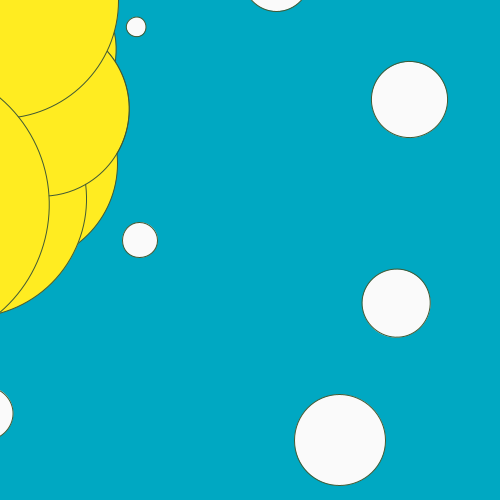
Frame 1 (no input)
Frame 60 (the mouse pressed at the canvas centre just before this capture): identical to frame 1, image omitted
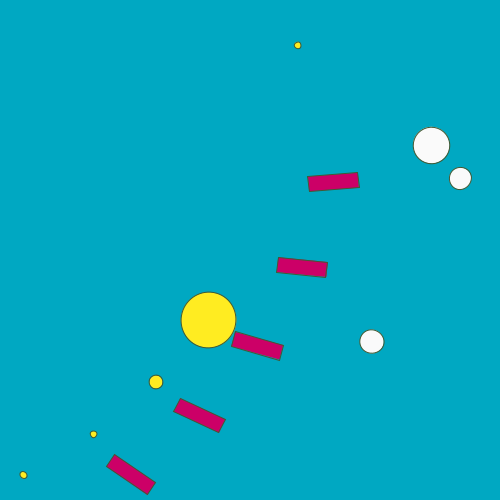
Frame 120 (the mouse held since frame 60 and released just before this capture)

The Processing sketch that drew these frames (run headless with seeded random() and noise(); from frame 60 on, the mouse is pressed at the canvas centre):

// Processing sketch: processing_2890
// ── processing_2890.pde

float center, sp;
 
 
void setup(){ 
  center = 40;
  sp = 100; 
  size(500, 500); 
  smooth(); 
  stroke(65,89,51);
ellipseMode(CENTER);
  } 
 
 
void draw(){ 
  background(0,168,194);
  for(float y = center; y <= height-center; y += sp){ 
    for(float x = center; x <= width-center; x += sp){ 
       
      //float b; 
      //b = dist(mouseX, mouseY, x, y); 
      //float valor3; 
      //valor3 = map(b, 10, 3*width, 30, 0);  
      fill(204,0,103);
      translate(CENTER/2.5, height/2.5); 
      rotate(PI/3.0); 
      rect(mouseX, mouseY, 50, 15); 
      translate(width/6, height/6); 
      rotate(PI/2); 
      float a; 
      a = 200 - sqrt((mouseX - x)*(mouseX - x) + (mouseY - y)*(mouseY - y)); 
      fill(0,169,220);
          /*                                   quad(mouseX, mouseY, 50, 15, 80, 60, 70,60);*/
      fill(255,236,33);
      translate(CENTER/4, height/4); 
      rotate(mouseX); 
  ellipse(mouseX, mouseY, a/1.5,a/1.5); 
   float d; //esta es la distancia
      d = 100 - sqrt((mouseX - x)*(mouseX - x) + (mouseY - y)*(mouseY - y));
      fill(250);
     ellipse(x,y, d*0.2, d*0.2);
      
}}} 
